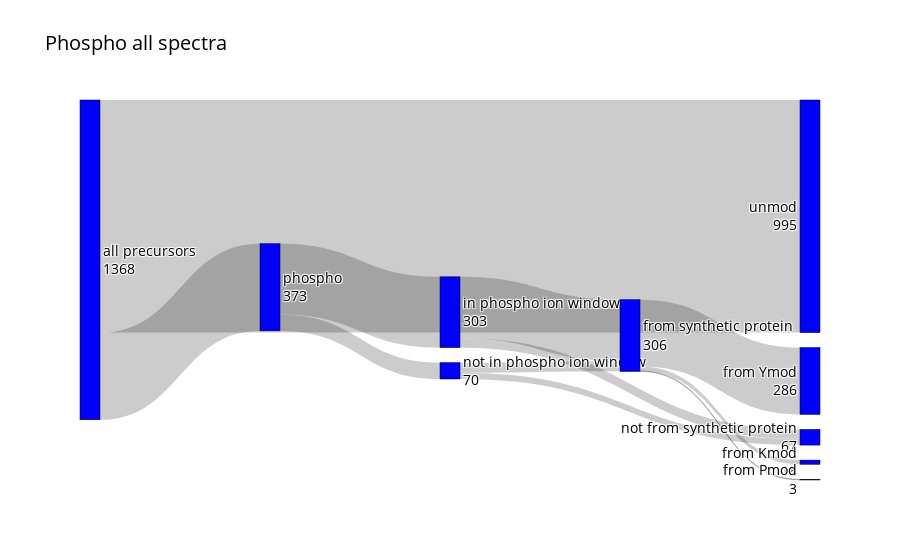

Notebook code for this chart:
### Code cell
sankey_for_analysis_on_all_spectra(df_phospho_all, "UniMod:21", "Tyrosine", "Phospho")

### Figure 1 — Plotly figure (JSON) as saved in the notebook; plotly's stock layout.template omitted (floating-point values rounded to 4 significant figures)
{"data": [{"link": {"source": [0, 0, 1, 1, 3, 4, 3, 4, 5, 5, 5], "target": [1, 2, 3, 4, 5, 5, 6, 6, 7, 8, 9], "value": [373, 995, 303, 70, 263, 43, 40, 27, 18, 3, 286]}, "node": {"color": "blue", "label": ["all precursors<br>1368", "phospho<br>373", "unmod<br>995", "in phospho ion window<br>303", "not in phospho ion window<br>70", "from synthetic protein<br>306", "not from synthetic protein<br>67", "from Kmod<br>18", "from Pmod<br>3", "from Ymod<br>286"], "line": {"color": "black", "width": 0.5}, "pad": 15, "thickness": 20}, "type": "sankey"}], "layout": {"font": {"color": "black", "size": 14}, "title": {"text": "Phospho all spectra"}}}
